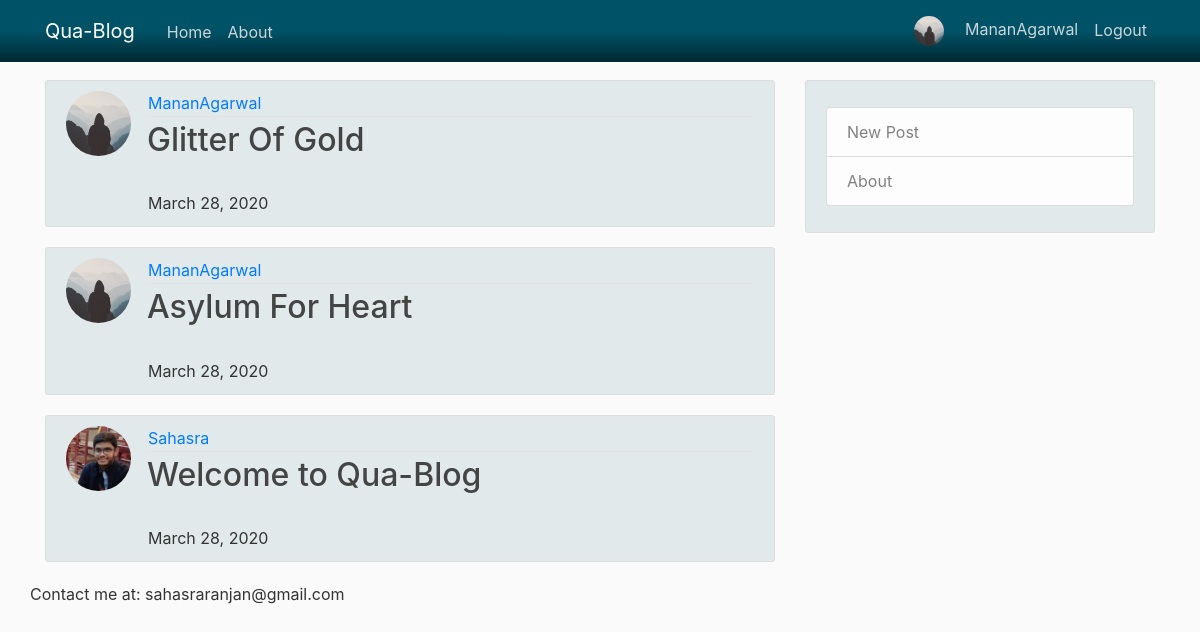
Page / (signed in) on the committed database.
### users/models.py (models this page shows, shortened)
class Profile(models.Model):
    user = models.OneToOneField(User, on_delete=models.CASCADE)
    image = models.ImageField(default='default2.jpg', upload_to='profile_pics')

### blog/models.py (models this page shows, shortened)
class Post(models.Model):
    title = models.CharField(max_length=100)
    content = models.TextField()
    date_posted = models.DateTimeField(default=timezone.now)
    author = models.ForeignKey(User, on_delete=models.CASCADE)

### blog/views.py (the view)
# urls.py: path('', PostListView.as_view(), name='blog-home'),
class PostListView(ListView):
    model = Post
    template_name = 'blog/home.html'  # <app>/<model>_<viewtype>.html
    context_object_name = 'posts'
    ordering = ['-date_posted']

### blog/templates/blog/home.html
{% extends "blog/base.html" %}
{% block content %}
    {% for post in posts %}
        <article class="media content-section" style="background-color: rgba(0, 82, 102, 0.1)">
          <img class="rounded-circle article-img" src="{{ post.author.profile.image.url }}">
          <div class="media-body">
            <div class="article-metadata">
              <a style="margin: 1px" class="mr-2" href="#">{{ post.author }}</a>
            </div>
            <h2><a class="article-title" href="{% url 'post-detail' post.id %}">{{ post.title }}</a></h2>
            <p style="margin: 1px" class="article-content">
              {{ post.date_posted|date:"F d, Y" }}
            </p>
          </div>
        </article>
    {% endfor %}
{% endblock content %}

### blog/templates/blog/base.html (shortened to what this page needs)
{% load static %}
<!DOCTYPE html>
<html>
<head>
    <link rel="stylesheet" href="https://maxcdn.bootstrapcdn.com/bootstrap/4.0.0/css/bootstrap.min.css">
    <link rel="stylesheet" type="text/css" href="{% static 'blog/main.css' %}">
</head>
<body>
    <header class="site-header">
      <nav class="navbar navbar-expand-md navbar-dark bg-steel fixed-top" style="background: linear-gradient(to bottom, #005266 50%, #002933 100%)">
        <div class="container" style="color: #005266">
          <a class="navbar-brand mr-4" href="{% url 'blog-home' %}">Qua-Blog</a>
          <div class="collapse navbar-collapse" id="navbarToggle">
            <div class="navbar-nav mr-auto">
              <a class="nav-item nav-link" href="{% url 'blog-home' %}" style="padding-top: 10px">Home</a>
              <a class="nav-item nav-link" href="{% url 'blog-about' %}" style="padding-top: 10px">About</a>
            </div>
            <div class="navbar-nav">
              {% if user.is_authenticated %}
                <a href="{% url 'profile' %}">
                  <a class="nav-item nav-link" href="{% url 'profile' %}">
                  	<img class="rounded-circle article-img" src="{{ user.profile.image.url }}" style="width: 30px; height: 30px">
                  	{{ user.username }}
                  </a>
                </a>
                <a class="nav-item nav-link" href="{% url 'logout' %}" style="padding-top: 10px">Logout</a>
              {% else %}
                <a class="nav-item nav-link" href="{% url 'login' %}">Login</a>
                <a class="nav-item nav-link" href="{% url 'register' %}">Register</a>
              {% endif %}
            </div>
          </div>
        </div>
      </nav>
    </header>
    <main role="main" class="container">
      <div class="row" >
        <div class="col-md-8">
          {% block content %}{% endblock content %}
        </div>
        <div class="col-md-4">
          <div class="content-section" style="background-color: rgba(0, 82, 102, 0.1)">
            <p class='text-muted'>
              <ul class="list-group" >
                <li class="list-group-item list-group-item-light"><a href="{% url 'post-create' %}" style="text-decoration: none; color: gray">New Post</a></li>
                <li class="list-group-item list-group-item-light"><a href="{% url 'blog-about' %}" style="text-decoration: none; color: gray">About</a></li>
              </ul>
            </p>
          </div>
        </div>
        <p>Contact me at: sahasraranjan@gmail.com</p>
      </div>
    </main>
</body>
</html>

### blog/static/blog/main.css (style rules this page uses)
body { background: #fafafa; color: #333333; margin-top: 5rem; }
h1, h2, h3, h4, h5, h6 { color: #444444; }
ul { margin: 0; }
.bg-steel { background-color: #5f788a; }
.site-header .navbar-nav .nav-link { color: #cbd5db; }
.content-section { background: #ffffff; padding: 10px 20px; border: 1px solid #dddddd; border-radius: 3px; margin-bottom: 20px; }
.article-title { color: #444444; }
.article-content { white-space: pre-line; }
.article-img { height: 65px; width: 65px; margin-right: 16px; }
.article-metadata { padding-bottom: 1px; margin-bottom: 4px; border-bottom: 1px solid #e3e3e3 }

### rows in the picture
Post: author.profile.image (placeholder picture), author "MananAgarwal", title "Glitter Of Gold", date_posted "March 28, 2020"
Post: author.profile.image (placeholder picture), author "MananAgarwal", title "Asylum For Heart", date_posted "March 28, 2020"
Post: author.profile.image (picture), author "Sahasra", title "Welcome to Qua-Blog", date_posted "March 28, 2020"

### other values in the picture
{{ user.username }} "MananAgarwal"
